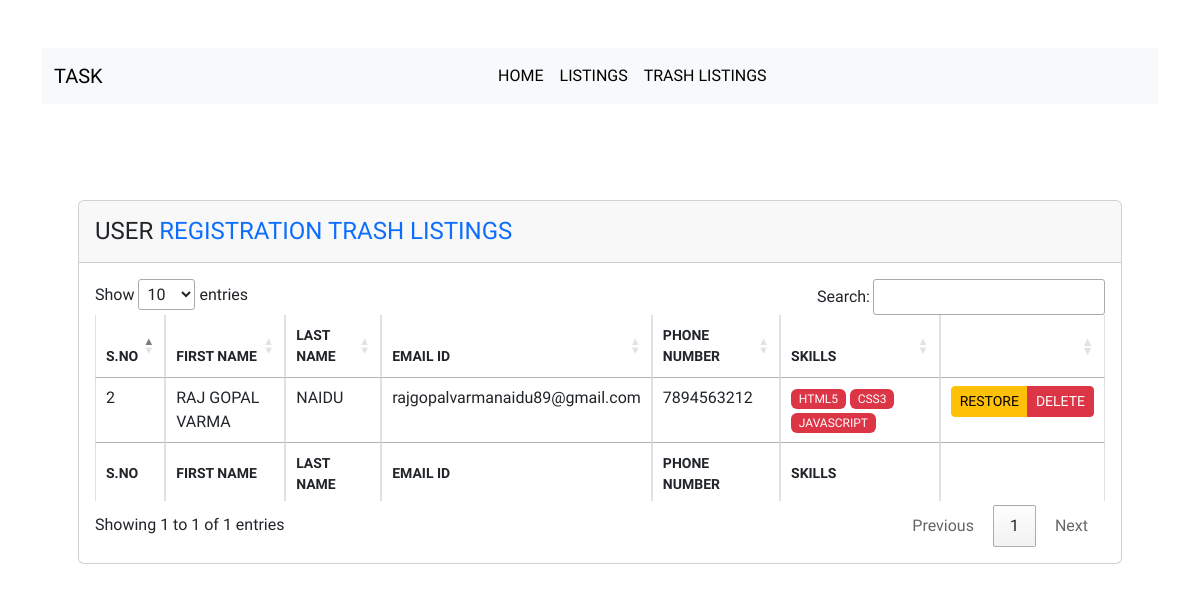
The app's page /index.php/main/trash with its own data.
### tables this page shows
CREATE TABLE `users` (
  `id` int(12) NOT NULL,
  `fname` text NOT NULL,
  `lname` text NOT NULL,
  `email` varchar(300) NOT NULL,
  `phone` varchar(12) NOT NULL,
  `skills` text NOT NULL,
  `status` int(3) NOT NULL,
  `created` datetime NOT NULL DEFAULT current_timestamp(),
  `updated` datetime NOT NULL DEFAULT current_timestamp() ON UPDATE current_timestamp()
);

### application/controllers/Main.php (called while the page is built, shortened)
<?php
class Main extends CI_Controller {
    function __construct() {
         $this->load->helper('common');
          $this->load->model('MainM');
    }
  function trash(){
      $seg = $this->uri->segment(3);
      $seg2 = $this->uri->segment(4);
      if(!$seg){
         $data['title'] = 'REGISTERED USERS LIST';
         $data['trashlists'] = $this->MainM->get_lists('trash');
         $this->load->view('front/trash',$data);
      }elseif($seg === 'restore'){
         $data = array( 'status' => '1');
         $delete = $this->MainM->update($data,'users',array('id' => $seg2));
         echo json_encode(array('status' => true,'msg' => 'USER RECORD RESTORED SUCCESSFULLY....!!'));
      }elseif($seg === 'delete-permanently'){
         $where = array( 'id' => trim($this->input->post('id')) );
         $delete = $this->MainM->delete('users',$where);
         echo json_encode(array('status' => true,'msg' => 'USER RECORD PERMANENTLY DELETED....!!'));
      }
  }
}

### index.php (called while the page is built, shortened)
<?php
require_once BASEPATH.'core/CodeIgniter.php';

### application/models/MainM.php (called while the page is built, shortened)
<?php
class MainM extends CI_Model
{
    public function get_lists($type){
        if($type == 'lists'){
           $query = $this->db->get_where('users', array('status' => '1'));
           return $query->result_array();
        }elseif($type == 'trash'){
           $query = $this->db->get_where('users', array('status' => '2'));
           return $query->result_array();
        }
    }
}

### application/views/front/trash.php (the view, shortened to what this page needs)
<!doctype html>
<html lang="en">
  <head>
    <link href="https://cdn.jsdelivr.net/npm/bootstrap@5.3.0-alpha3/dist/css/bootstrap.min.css" rel="stylesheet">
    <link rel="stylesheet" href="<?= base_url();?>assets/bootstrap-tagsinput.css">
    <link rel="stylesheet" href="https://cdn.datatables.net/1.13.4/css/jquery.dataTables.min.css">
  </head>
  <body>
  <div class="section">
     <div class="container">
        <div class="row justify-content-center">
           <div class="col-lg-12 mt-5">
                <nav class="navbar navbar-expand-lg bg-body-tertiary">
                  <div class="container-fluid text-center">
                    <a class="navbar-brand" href="#">TASK</a>
                    <div class="collapse navbar-collapse justify-content-center" id="navbarNavDropdown">
                      <ul class="navbar-nav">
                        <li class="nav-item"><a class="nav-link active fs-10" aria-current="page" href="<?= base_url();?>">HOME</a></li>
                        <li class="nav-item"><a class="nav-link active fs-10" aria-current="page" href="<?= base_url('list');?>">LISTINGS</a></li>
                        <li class="nav-item"><a class="nav-link active fs-10" aria-current="page" href="<?= base_url('trash');?>">TRASH LISTINGS</a></li>
                      </ul>
                    </div>
                  </div>
                </nav>
           </div>
           <div class="col-lg-12 p-5 mt-5">
               <div class="card">
                  <div class="card-header">
                    <h4 class="text-uppercase pt-2">USER <span class="text-primary">REGISTRATION TRASH LISTINGS</span></h4>
                  </div>
                  <div class="card-body">
                      <div class="table-responsive">
                         <table class="table table-bordered w-100" id="data-table">
                                <thead>
                                    <tr>
                                        <th class="small">S.NO</th>
                                        <th class="small">FIRST NAME</th>
                                        <th class="small">LAST NAME</th>
                                        <th class="small">EMAIL ID</th>
                                        <th class="small">PHONE NUMBER</th>
                                        <th class="small">SKILLS</th>
                                        <th></th>
                                    </tr>
                                </thead>
                                <tbody>
                                   <?php foreach($trashlists as $row):?>
                                          <tr>
                                             <td><?= $row['id'];?></td>
                                             <td><?= $row['fname'];?></td>
                                             <td><?= $row['lname'];?></td>
                                             <td><?= $row['email'];?></td>
                                             <td><?= $row['phone'];?></td>
                                             <td><?php
                                                $skills = explode(',',$row['skills']);
                                                $i=0;
                                                foreach($skills as $skill):?>
                                                   <span class="badge badge-primary bg-danger badge-pill" style="font-weight:400;"><?= $skill; ?></span>
                                                <?php $i++;endforeach;?>
                                             </td>
                                             <td class="text-end">
                                                 <div class="btn-group btn-group-sm">
                                                    <button type="button" onclick="restore_user(<?= $row['id']?>)" class="btn btn-warning">RESTORE</button>
                                                    <button type="button" onclick="get_user(<?= $row['id']?>)" class="btn btn-danger">DELETE</button>
                                                 </div>
                                             </td>
                                          </tr>
                                   <?php  endforeach;?>
                                </tbody>
                                <tfoot>
                                    <tr>
                                        <th class="small">S.NO</th>
                                        <th class="small">FIRST NAME</th>
                                        <th class="small">LAST NAME</th>
                                        <th class="small">EMAIL ID</th>
                                        <th class="small">PHONE NUMBER</th>
                                        <th class="small">SKILLS</th>
                                        <th></th>
                                    </tr>
                                </tfoot>
                         </table>
                      </div>
                  </div>
               </div>
           </div>
        </div>
     </div>
  </div>
  </body>
</html>

### application/views/front/trash.php (style rules this page uses)
* { font-family: 'Lilita One', cursive; }

### records on screen
users: id "2", fname "RAJ GOPAL VARMA", lname "NAIDU", email "rajgopalvarmanaidu89@gmail.com", phone "7894563212", skills "HTML5", skills "CSS3", skills "JAVASCRIPT"
